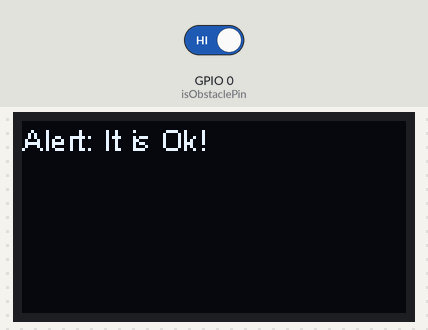
A sketch run on a simulated ESP8266 (NodeMCU). Shown: 128×64 one-colour display. Inputs (shaded band) come from the test bench; at power-on: GPIO 0 (isObstaclePin) HIGH.

Above: at 3.2 s.
3.3 s: GPIO 0 (isObstaclePin) driven LOW
At 5.5 s:
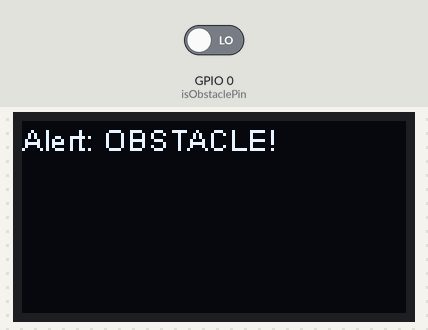
6.0 s: GPIO 0 (isObstaclePin) driven HIGH
At 6.3 s:
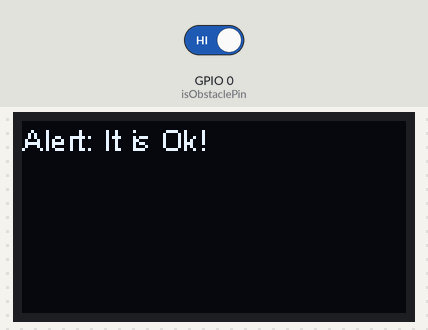
Timing chart, 0 to 9.0 s (numbered marks = the images above; inputs shaded):
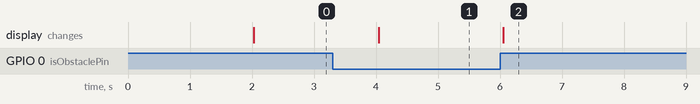

The sketch:

OledDistanceSensor.ino
```cpp
#include "SSD1306.h"
const int isObstaclePin = 0;   // set number of the tilt switch pin D3 (0)


SSD1306  display(0x3c, 5, 4); // Pin D1 = 5 / Pin D2 = 4

String obstacle;
int isObstacle = HIGH;

void setup() {

  Serial.begin(115200);
  pinMode(isObstaclePin, INPUT);
  display.init();
  display.flipScreenVertically();

  display.clear();
  drawDistance();
  display.display();
}

void loop() {

   drawDistance();
   display.display();

}

void drawDistance() {
    delay(2000);

    isObstacle = digitalRead(isObstaclePin);

    obstacle = "It is Ok!";

    if (isObstacle == LOW){
       obstacle = "OBSTACLE!";
    }


    display.clear();
    display.setTextAlignment(TEXT_ALIGN_LEFT);
    display.setFont(ArialMT_Plain_10);
    display.drawString(0, 0, "Alert: "+obstacle);

}
```

Measured:
- after the input at 3.3 s, the display: changes after 0.74 s (image 1)
- after the input at 6.0 s, the display: changes after 0.06 s (image 2)
